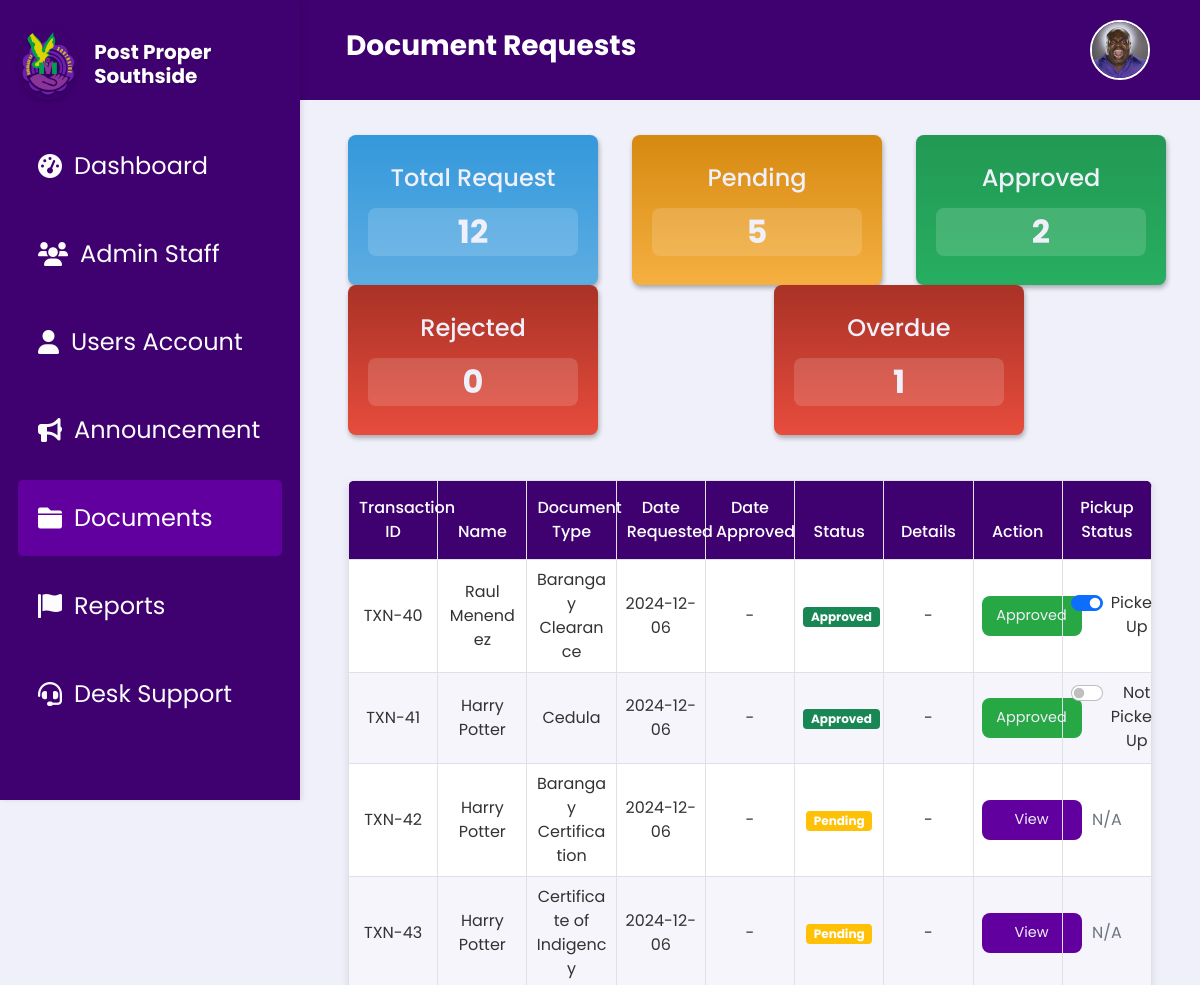
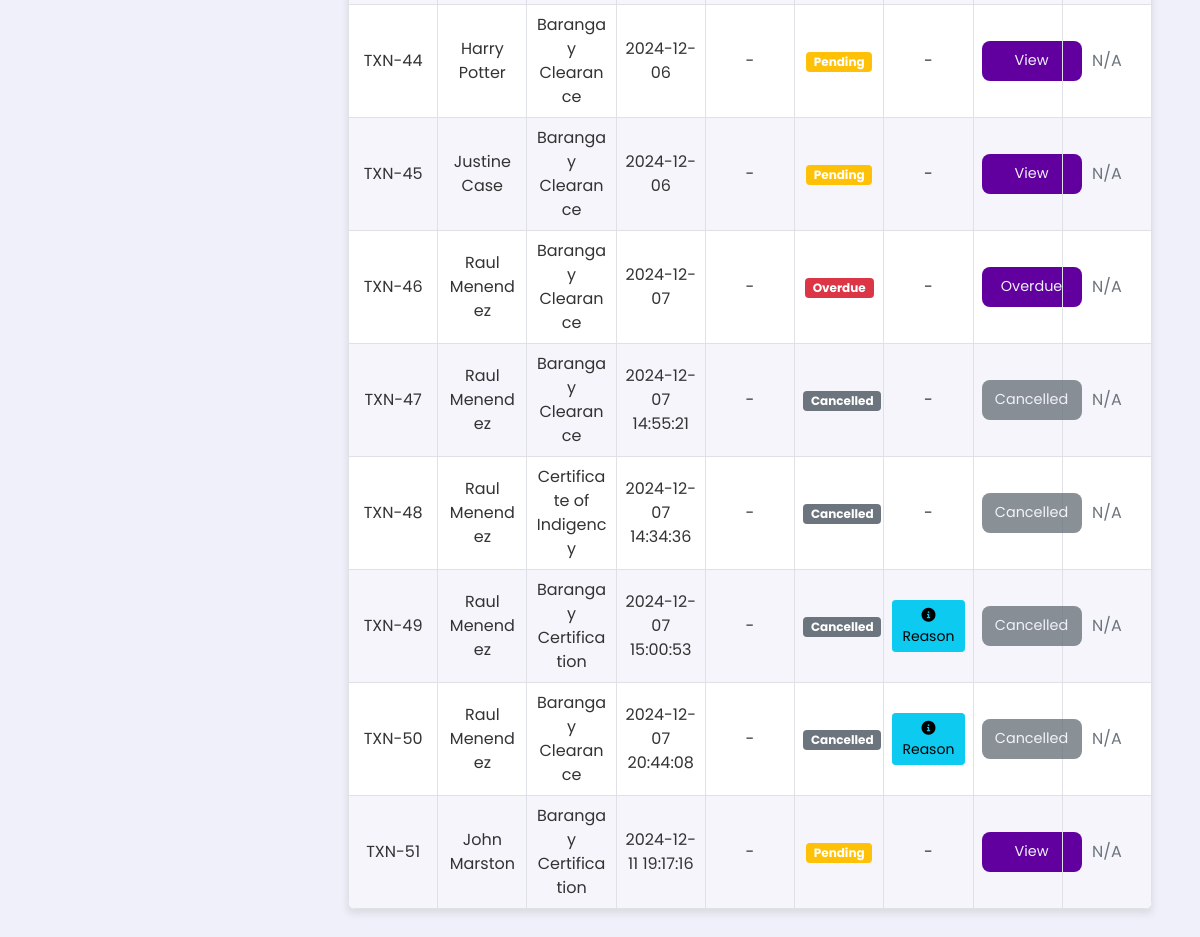
/documents.php (signed in), run on the app's committed database (2 pictures, top to bottom).
### tables this page shows
CREATE TABLE `document_requests` (
  `Id` int(11) NOT NULL,
  `userId` int(11) DEFAULT NULL,
  `DocumentType` varchar(100) NOT NULL DEFAULT 'Barangay Clearance',
  `Name` varchar(255) NOT NULL,
  `Address` varchar(255) DEFAULT NULL,
  `TIN_No` varchar(50) DEFAULT NULL,
  `CTC_No` varchar(50) DEFAULT NULL,
  `Alias` varchar(100) DEFAULT NULL,
  `Age` int(11) DEFAULT NULL,
  `birthday` varchar(10) DEFAULT NULL,
  `PlaceOfBirth` varchar(255) DEFAULT NULL,
  `Occupation` varchar(255) DEFAULT NULL,
  `LengthOfStay` int(11) DEFAULT NULL,
  `Citizenship` varchar(100) DEFAULT NULL,
  `Gender` varchar(10) DEFAULT NULL,
  `CivilStatus` varchar(50) DEFAULT NULL,
  `Purpose` text DEFAULT NULL,
  `Status` enum('pending','approved','rejected','cancelled','OVERDUE') DEFAULT 'pending',
  `Quantity` int(11) DEFAULT NULL,
  `DateRequested` varchar(255) DEFAULT NULL,
  `valid_id` longtext NOT NULL,
  `valid_id_front` longtext DEFAULT NULL,
  `valid_id_back` longtext DEFAULT NULL,
  `request_picture` longtext NOT NULL,
  `rejection_reason` varchar(255) NOT NULL,
  `cancellation_reason` varchar(255) DEFAULT NULL,
  `pickup_status` enum('pending','picked_up') DEFAULT 'pending',
  `date_approved` datetime DEFAULT NULL
);

### documents.php (the view, shortened to what this page needs)
<?php
include 'db.php';
$query = "SELECT Id, Name, DocumentType, DateRequested, date_approved, Status, cancellation_reason, pickup_status
          FROM document_requests";
$stmt = $conn->prepare($query);
$stmt->execute();
$documentRequests = $stmt->fetchAll(PDO::FETCH_ASSOC);
$totalRequestQuery = "SELECT COUNT(*) AS total FROM document_requests";
$pendingCountQuery = "SELECT COUNT(*) AS pending FROM document_requests WHERE LOWER(Status) = 'pending'";
$approvedCountQuery = "SELECT COUNT(*) AS approved FROM document_requests WHERE LOWER(Status) = 'approved'";
$rejectedCountQuery = "SELECT COUNT(*) AS rejected FROM document_requests WHERE LOWER(Status) = 'rejected'";
$overdueCountQuery = "SELECT COUNT(*) AS overdue FROM document_requests WHERE LOWER(Status) = 'overdue'";
$totalRequest = $conn->query($totalRequestQuery)->fetch(PDO::FETCH_ASSOC)['total'];
$pendingCount = $conn->query($pendingCountQuery)->fetch(PDO::FETCH_ASSOC)['pending'];
$approvedCount = $conn->query($approvedCountQuery)->fetch(PDO::FETCH_ASSOC)['approved'];
$rejectedCount = $conn->query($rejectedCountQuery)->fetch(PDO::FETCH_ASSOC)['rejected'];
$overdueCount = $conn->query($overdueCountQuery)->fetch(PDO::FETCH_ASSOC)['overdue'];
?>
<!DOCTYPE html>
<html lang="en">
<head>
    <link rel="stylesheet" href="https://cdn.jsdelivr.net/npm/bootstrap@5.0.2/dist/css/bootstrap.min.css">
    <link rel="stylesheet" href="css/Documents.css">
    <link rel="stylesheet" href="https://cdnjs.cloudflare.com/ajax/libs/font-awesome/5.15.4/css/all.min.css">
</head>
<body>
<?php
    include 'header.php';
    include 'sidebar.php';
?>
<div class="main-content px-4">
    <div class="statistic-container row text-center">
        <div class="col">
            <div class="card card-request">
                <h2 class="card-title">Total Request</h2>
                <div class="card-text"><?php echo $totalRequest; ?></div>
            </div>
        </div>
        <div class="col">
            <div class="card card-pending">
                <h2 class="card-title">Pending</h2>
                <div class="card-text"><?php echo $pendingCount; ?></div>
            </div>
        </div>
        <div class="col">
            <div class="card card-approved">
                <h2 class="card-title">Approved</h2>
                <div class="card-text"><?php echo $approvedCount; ?></div>
            </div>
        </div>
        <div class="col">
            <div class="card card-rejected">
                <h2 class="card-title">Rejected</h2>
                <div class="card-text"><?php echo $rejectedCount; ?></div>
            </div>
        </div>
        <div class="col">
            <div class="card card-overdue">
                <h2 class="card-title">Overdue</h2>
                <div class="card-text"><?php echo $overdueCount; ?></div>
            </div>
        </div>
    </div>
    <div class="table-responsive">
        <table class="table table-bordered mb-0">
            <thead>
                <tr>
                    <th data-sort="number">Transaction ID</th>
                    <th data-sort="string">Name</th>
                    <th data-sort="string">Document Type</th>
                    <th data-sort="date">Date Requested</th>
                    <th data-sort="date">Date Approved</th>
                    <th data-sort="status">Status</th>
                    <th>Details</th>
                    <th>Action</th>
                    <th data-sort="string">Pickup Status</th>
                </tr>
            </thead>
            <tbody>
                <?php
                if (!empty($documentRequests)) {
                    foreach ($documentRequests as $row) {
                        echo "<tr>";
                        echo "<td>TXN-" . htmlspecialchars($row['Id']) . "</td>";
                        echo "<td>" . htmlspecialchars($row['Name']) . "</td>";
                        echo "<td>" . htmlspecialchars($row['DocumentType']) . "</td>";
                        echo "<td>" . htmlspecialchars($row['DateRequested']) . "</td>";
                        echo "<td>" . htmlspecialchars($row['date_approved'] ?? '-') . "</td>";
                        $statusBadgeClass = '';
                        switch(strtolower($row['Status'])) {
                            case 'pending':
                                $statusBadgeClass = 'badge bg-warning';
                                break;
                            case 'approved':
                                $statusBadgeClass = 'badge bg-success';
                                break;
                            case 'cancelled':
                                $statusBadgeClass = 'badge bg-secondary';
                                break;
                            case 'overdue':
                                $statusBadgeClass = 'badge bg-danger';
                                break;
                        }
                        echo "<td><span class='{$statusBadgeClass}'>" . ucfirst(htmlspecialchars(strtolower($row['Status']))) . "</span></td>";
                        echo "<td>";
                        if (strtolower($row['Status']) === 'cancelled' && !empty($row['cancellation_reason'])) {
                            echo '<button class="btn btn-info btn-sm" onclick="showCancellationReason(\'' .
                                 htmlspecialchars($row['cancellation_reason']) .
                                 '\')"><i class="fas fa-info-circle"></i> Reason</button>';
                        } else {
                            echo "-";
                        }
                        echo "</td>";
                        if (strtolower($row['Status']) === 'rejected') {
                            echo '<td><button class="action-button button-rejected" disabled>Rejected</button></td>';
                        } elseif (strtolower($row['Status']) === 'approved') {
                            echo '<td><button class="action-button button-approved" disabled>Approved</button></td>';
                        } elseif (strtolower($row['Status']) === 'cancelled') {
                            echo '<td><button class="action-button button-cancelled" disabled>Cancelled</button></td>';
                        } elseif (strtolower($row['Status']) === 'overdue') {
                            echo '<td><button class="action-button button-overdue" disabled>Overdue</button></td>';
                        } else {
                            echo '<td><a href="document_verify.php?id=' . htmlspecialchars($row['Id']) . '" class="action-button">View</a></td>';
                        }
                        echo "<td>";
                        if (strtolower($row['Status']) === 'approved') {
                            $pickupStatus = $row['pickup_status'] ?? 'pending';
                            $isPickedUp = $pickupStatus === 'picked_up';
                            echo '<div class="form-check form-switch">
                                    <input class="form-check-input pickup-toggle" type="checkbox"
                                           data-request-id="' . $row['Id'] . '"
                                           ' . ($isPickedUp ? 'checked' : '') . '>
                                    <label class="form-check-label">' .
                                    ($isPickedUp ? 'Picked Up' : 'Not Picked Up') .
                                    '</label>
                                  </div>';
                        } else {
                            echo '<span class="text-muted">N/A</span>';
                        }
                        echo "</td>";
                        echo "</tr>";
                    }
                } else {
                    echo "<tr><td colspan='9'>No document requests found.</td></tr>";
                }
                ?>
            </tbody>
        </table>
    </div>
</div>
</body>
</html>

### css/Documents.css (style rules this page uses)
:root { --text-dark: #06070f; --text-light: #f0f0fa; --main-color: #61009f; --header-color: #3f0070; --button-default: #8a43c5; --button-hover: #b52aff; --focus-textfield: #9b4dff; --box-shadow: 1px 3px 5px rgba(0, 0, 0, 0.3); --container-blue: linear-gradient(180deg, #3498db, #5dade2); --container-yellow: linear-gradient(180deg, #d68910, #f5b041); --container-red: linear-gradient(180deg, #a93226, #e74c3c); --container-green: linear-gradient(180deg, #229954, #27ae60); }
body { font-family: "Poppins", sans-serif; background-color: #f0f0fa !important; }
.main-content { padding-bottom: 2rem; }
.card { display: flex; justify-content: center; font-family: "Poppins", sans-serif; height: 9.375rem; width: 15.625rem; border-radius: 0.5rem !important; padding: 1.25rem; border: none !important; box-shadow: var(--box-shadow); transition: transform 0.3s ease; }
.card-title { font-size: 1.5rem; color: var(--text-light); }
.card-text { font-size: 2rem; font-weight: 700; border-radius: 0.5rem; color: var(--text-light); margin-top: 0.5rem; background: rgba(255, 255, 255, 0.15); }
.card-request { background: var(--container-blue); }
.card-pending { background: var(--container-yellow); }
.card-approved { background: var(--container-green); }
.card-rejected { background: var(--container-red); }
.card-overdue { background: var(--container-red); }
.table-responsive { margin: 2.813rem 1.5rem 0; max-width: 100%; display: flex; justify-content: center; box-shadow: 0 4px 8px rgba(0, 0, 0, 0.1); }
.table { font-family: "Poppins", sans-serif; width: 100%; border-collapse: collapse; table-layout: fixed; background-color: white; border-radius: 8px; overflow: hidden; box-shadow: 0 4px 6px rgba(0, 0, 0, 0.1); }
.table thead th { background-color: var(--header-color) !important; color: white !important; font-weight: 500; padding: 15px 10px; text-align: center; }
.table tbody tr:nth-child(odd) { background-color: #ffffff; }
.table tbody tr:nth-child(even) { background-color: #f5f5fb; }
.table td { word-wrap: break-word; color: #333; padding: 12px 10px; text-align: center; vertical-align: middle; }
.action-button { width: 6.25rem; height: 2.5rem; background-color: var(--main-color); color: var(--text-light); display: flex; align-items: center; justify-content: center; border: none; border-radius: 0.5rem; text-decoration: none; cursor: pointer; margin: 0 auto; transition: all 0.3s ease; font-size: 0.9rem; padding: 8px 16px; }
.button-approved { background-color: #28a745 !important; cursor: not-allowed; }
.button-cancelled { background-color: #6c757d !important; cursor: not-allowed; opacity: 0.8; }
.badge { padding: 8px 12px; font-weight: 500; font-size: 0.85rem; border-radius: 6px; }
.btn-info { background-color: var(--header-color); border: none; color: white; padding: 6px 12px; font-size: 0.85rem; border-radius: 6px; transition: background-color 0.3s ease; }
.btn-info { background-color: var(--header-color); border: none; color: white; padding: 6px 12px; font-size: 0.85rem; border-radius: 6px; transition: all 0.2s ease; }
.statistic-container { padding: 2.813rem 0 0 1.5rem; }
@media (max-width: 1200px) { .main-content { margin-left: 200px; } }

### css/header.css (style rules this page uses)
* { margin: 0; padding: 0; box-sizing: border-box; }
body { padding-top: 90px; }

### css/Sidebar.css (style rules this page uses)
.main-content { margin-left: 18.75rem; }

### data on the page
document_requests: Id "40", Name "Raul Menendez", DocumentType "Barangay Clearance", DateRequested "2024-12-06", date_approved "-", Status "Approved", pickup_status "☑", shows "Picked Up"
document_requests: Id "41", Name "Harry Potter", DocumentType "Cedula", DateRequested "2024-12-06", date_approved "-", Status "Approved", shows "Not"
document_requests: Id "42", Name "Harry Potter", DocumentType "Barangay Certification", DateRequested "2024-12-06", date_approved "-", Status "Pending", shows "N/A"
document_requests: Id "43", Name "Harry Potter", DocumentType "Certificate of Indigency", DateRequested "2024-12-06", date_approved "-", Status "Pending", shows "N/A"
document_requests: Id "44", Name "Harry Potter", DocumentType "Barangay Clearance", DateRequested "2024-12-06", date_approved "-", Status "Pending", shows "N/A"
document_requests: Id "45", Name "Justine Case", DocumentType "Barangay Clearance", DateRequested "2024-12-06", date_approved "-", Status "Pending", shows "N/A"
document_requests: Id "46", Name "Raul Menendez", DocumentType "Barangay Clearance", DateRequested "2024-12-07", date_approved "-", Status "Overdue", shows "N/A"
document_requests: Id "47", Name "Raul Menendez", DocumentType "Barangay Clearance", DateRequested "2024-12-07 14:55:21", date_approved "-", Status "Cancelled", shows "N/A"
document_requests: Id "48", Name "Raul Menendez", DocumentType "Certificate of Indigency", DateRequested "2024-12-07 14:34:36", date_approved "-", Status "Cancelled", shows "N/A"
document_requests: Id "49", Name "Raul Menendez", DocumentType "Barangay Certification", DateRequested "2024-12-07 15:00:53", date_approved "-", Status "Cancelled", shows "N/A"
document_requests: Id "50", Name "Raul Menendez", DocumentType "Barangay Clearance", DateRequested "2024-12-07 20:44:08", date_approved "-", Status "Cancelled", shows "N/A"
document_requests: Id "51", Name "John Marston", DocumentType "Barangay Certification", DateRequested "2024-12-11 19:17:16", date_approved "-", Status "Pending", shows "N/A"

### other printed values
$pageTitle "Document Requests"
$totalRequest "12"
$pendingCount "5"
$approvedCount "2"
$rejectedCount "0"
$overdueCount "1"
